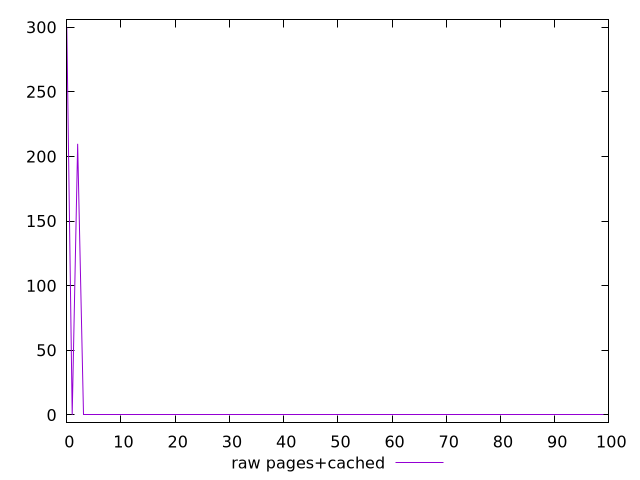

Source code (gnuplot):
$_rawPagesCached <<EOF
300
0
209.82000064849854
0
0
0
0
0
0
0
0
0
0
0
0
0
0
0
0
0
0
0
0
0
0
0
0
0
0
0
0
0
0
0
0
0
0
0
0
0
0
0
0
0
0
0
0
0
0
0
0
0
0
0
0
0
0
0
0
0
0
0
0
0
0
0
0
0
0
0
0
0
0
0
0
0
0
0
0
0
0
0
0
0
0
0
0
0
0
0
0
0
0
0
0
0
0
0
0
0
EOF
set key outside below
set terminal pngcairo
set output "report_00004_2020-11-02T20-21-41.718Z/uses-rel-preconnect/pages+cached//raw.png"
set yrange [-6:306]
plot $_rawPagesCached title "raw pages+cached" with line ,
